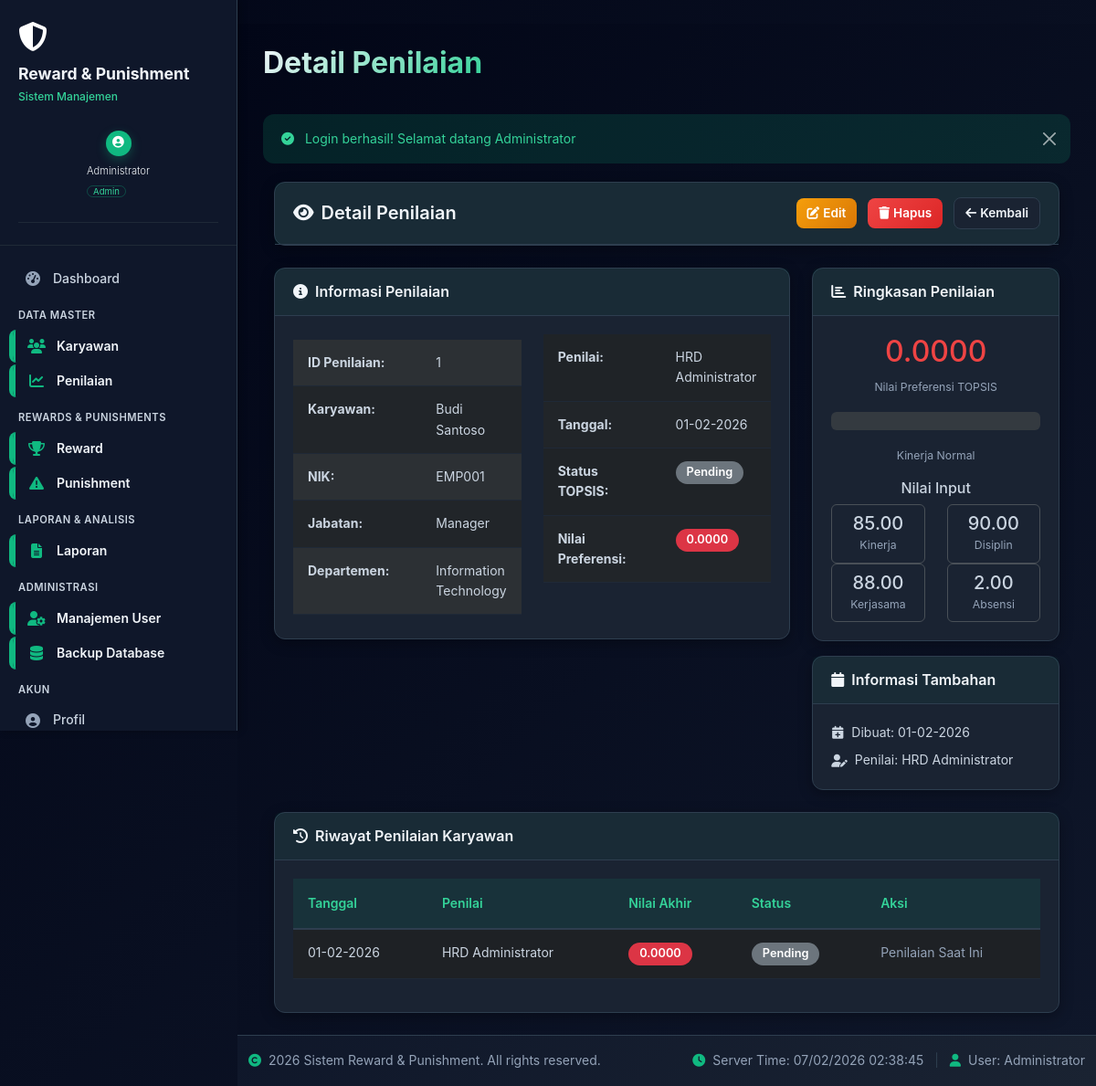
Page /penilaian/view.php?id=1 (signed in) on the committed database.
### tables this page shows
CREATE TABLE `penilaian` (
  `id` int(11) NOT NULL,
  `karyawan_id` int(11) NOT NULL,
  `penilai_id` int(11) NOT NULL,
  `tanggal_penilaian` date NOT NULL,
  `kinerja` decimal(5,2) NOT NULL CHECK (`kinerja` >= 0 and `kinerja` <= 100),
  `kedisiplinan` decimal(5,2) NOT NULL CHECK (`kedisiplinan` >= 0 and `kedisiplinan` <= 100),
  `kerjasama` decimal(5,2) NOT NULL CHECK (`kerjasama` >= 0 and `kerjasama` <= 100),
  `absensi` decimal(5,2) NOT NULL CHECK (`absensi` >= 0 and `absensi` <= 30),
  `catatan` text DEFAULT NULL,
  `created_at` timestamp NOT NULL DEFAULT current_timestamp(),
  `topsis_status` varchar(20) DEFAULT 'pending' COMMENT 'Status perhitungan TOPSIS: pending, calculating, calculated',
  `topsis_d_plus` decimal(10,6) DEFAULT NULL COMMENT 'Jarak ke solusi ideal positif',
  `topsis_d_minus` decimal(10,6) DEFAULT NULL COMMENT 'Jarak ke solusi ideal negatif',
  `topsis_preference` decimal(10,6) DEFAULT NULL COMMENT 'Nilai preferensi TOPSIS (0-1)',
  `topsis_category` varchar(20) DEFAULT NULL COMMENT 'Kategori hasil: reward, normal, punishment',
  `topsis_level` varchar(50) DEFAULT NULL COMMENT 'Level detail: sangat_baik, baik, cukup, ringan, sedang, berat',
  `calculated_at` timestamp NULL DEFAULT NULL COMMENT 'Waktu perhitungan TOPSIS selesai'
);

CREATE TABLE `karyawan` (
  `id` int(11) NOT NULL,
  `nik` varchar(20) NOT NULL,
  `nama` varchar(100) NOT NULL,
  `jenis_kelamin` enum('L','P') NOT NULL,
  `tempat_lahir` varchar(50) DEFAULT NULL,
  `tanggal_lahir` date DEFAULT NULL,
  `alamat` text DEFAULT NULL,
  `email` varchar(100) DEFAULT NULL,
  `telepon` varchar(20) DEFAULT NULL,
  `departemen_id` int(11) DEFAULT NULL,
  `jabatan_id` int(11) DEFAULT NULL,
  `tanggal_masuk` date DEFAULT NULL,
  `status` enum('aktif','non-aktif') DEFAULT 'aktif',
  `foto` varchar(255) DEFAULT NULL,
  `created_at` timestamp NOT NULL DEFAULT current_timestamp(),
  `updated_at` timestamp NOT NULL DEFAULT current_timestamp() ON UPDATE current_timestamp()
);

CREATE TABLE `jabatan` (
  `id` int(11) NOT NULL,
  `kode` varchar(10) NOT NULL,
  `nama` varchar(100) NOT NULL,
  `level` int(11) DEFAULT 1,
  `created_at` timestamp NOT NULL DEFAULT current_timestamp()
);

CREATE TABLE `departemen` (
  `id` int(11) NOT NULL,
  `kode` varchar(10) NOT NULL,
  `nama` varchar(100) NOT NULL,
  `deskripsi` text DEFAULT NULL,
  `created_at` timestamp NOT NULL DEFAULT current_timestamp()
);

CREATE TABLE `users` (
  `id` int(11) NOT NULL,
  `username` varchar(50) NOT NULL,
  `password` varchar(255) NOT NULL,
  `nama` varchar(100) NOT NULL,
  `email` varchar(100) DEFAULT NULL,
  `role` enum('hrd_admin','direktur','admin','manager','user') DEFAULT 'user',
  `permissions` text DEFAULT NULL,
  `foto` varchar(255) DEFAULT NULL,
  `last_login` datetime DEFAULT NULL,
  `created_at` timestamp NOT NULL DEFAULT current_timestamp(),
  `updated_at` timestamp NOT NULL DEFAULT current_timestamp() ON UPDATE current_timestamp()
);

### penilaian/view.php (the view, shortened to what the rows shown need)
<?php
require_once '../includes/functions.php';
$id = intval($_GET['id']);
$penilaian = getSingleRow("SELECT p.*, k.nama as karyawan_nama, k.nik, j.nama as jabatan, d.nama as departemen,
                                  u.nama as penilai_nama
                           FROM penilaian p
                           LEFT JOIN karyawan k ON p.karyawan_id = k.id
                           LEFT JOIN jabatan j ON k.jabatan_id = j.id
                           LEFT JOIN departemen d ON k.departemen_id = d.id
                           LEFT JOIN users u ON p.penilai_id = u.id
                           WHERE p.id = ?", [$id]);
?>
<?php include '../includes/header.php'; ?>
<div class="container-fluid">
    <div class="row">
        <div class="col-lg-8">
            <div class="card">
                <div class="card-body">
                    <div class="row">
                        <div class="col-md-6">
                            <table class="table table-borderless">
                                <tr>
                                    <td width="140"><strong>ID Penilaian:</strong></td>
                                    <td><?php echo $penilaian['id']; ?></td>
                                </tr>
                                <tr>
                                    <td><strong>Karyawan:</strong></td>
                                    <td><?php echo htmlspecialchars($penilaian['karyawan_nama']); ?></td>
                                </tr>
                                <tr>
                                    <td><strong>NIK:</strong></td>
                                    <td><?php echo htmlspecialchars($penilaian['nik']); ?></td>
                                </tr>
                                <tr>
                                    <td><strong>Jabatan:</strong></td>
                                    <td><?php echo htmlspecialchars($penilaian['jabatan']); ?></td>
                                </tr>
                                <tr>
                                    <td><strong>Departemen:</strong></td>
                                    <td><?php echo htmlspecialchars($penilaian['departemen']); ?></td>
                                </tr>
                            </table>
                        </div>
                        <div class="col-md-6">
                            <table class="table table-borderless">
                                <tr>
                                    <td width="140"><strong>Penilai:</strong></td>
                                    <td><?php echo htmlspecialchars($penilaian['penilai_nama']); ?></td>
                                </tr>
                                <tr>
                                    <td><strong>Tanggal:</strong></td>
                                    <td><?php echo formatDate($penilaian['tanggal_penilaian']); ?></td>
                                </tr>
                                <tr>
                                    <td>
                                        <span class="badge bg-<?php
                                            echo $penilaian['topsis_status'] == 'calculated' ? 'success' :
                                                 ($penilaian['topsis_status'] == 'calculating' ? 'warning' : 'secondary');
                                        ?>">
                                            <?php echo ucfirst($penilaian['topsis_status'] ?? 'pending'); ?>
                                        </span>
                                    </td>
                                </tr>
                                <tr>
                                    <td>
                                        <span class="badge bg-<?php
                                            echo ($penilaian['topsis_preference'] ?? 0) >= 0.7 ? 'success' :
                                                 (($penilaian['topsis_preference'] ?? 0) >= 0.3 ? 'warning' : 'danger');
                                        ?> fs-6">
                                            <?php echo number_format($penilaian['topsis_preference'] ?? 0, 4); ?>
                                        </span>
                                    </td>
                                </tr>
                            </table>
                        </div>
                    </div>
                </div>
            </div>
        </div>
        <div class="col-lg-4">
            <div class="card">
                <div class="card-body">
                    <div class="text-center mb-3">
                        <div class="h2 text-<?php
                            $pref = $penilaian['topsis_preference'] ?? 0;
                            echo $pref >= 0.7 ? 'success' :
                                 ($pref >= 0.3 ? 'warning' : 'danger');
                        ?>">
                            <?php echo number_format($pref, 4); ?>
                        </div>
                        <small class="text-muted">Nilai Preferensi TOPSIS</small>
                    </div>
                    <div class="mt-3">
                        <div class="row text-center">
                            <div class="col-6">
                                <div class="border rounded p-2">
                                    <div class="h5 mb-0"><?php echo $penilaian['kinerja']; ?></div>
                                    <small class="text-muted">Kinerja</small>
                                </div>
                            </div>
                            <div class="col-6">
                                <div class="border rounded p-2">
                                    <div class="h5 mb-0"><?php echo $penilaian['kedisiplinan']; ?></div>
                                    <small class="text-muted">Disiplin</small>
                                </div>
                            </div>
                            <div class="col-6">
                                <div class="border rounded p-2">
                                    <div class="h5 mb-0"><?php echo $penilaian['kerjasama']; ?></div>
                                    <small class="text-muted">Kerjasama</small>
                                </div>
                            </div>
                            <div class="col-6">
                                <div class="border rounded p-2">
                                    <div class="h5 mb-0"><?php echo $penilaian['absensi']; ?></div>
                                    <small class="text-muted">Absensi</small>
                                </div>
                            </div>
                        </div>
                    </div>
                </div>
            </div>
            <div class="card mt-3">
                <div class="card-body">
                    <div class="d-flex align-items-center mb-2">
                        <i class="fas fa-calendar-plus me-2"></i>
                        <span>Dibuat: <?php echo formatDate($penilaian['created_at']); ?></span>
                    </div>
                    <div class="d-flex align-items-center">
                        <i class="fas fa-user-edit me-2"></i>
                        <span>Penilai: <?php echo htmlspecialchars($penilaian['penilai_nama']); ?></span>
                    </div>
                </div>
            </div>
        </div>
    </div>
    <div class="row mt-4">
        <div class="col-12">
            <div class="card">
                <div class="card-body">
                    <div class="table-responsive">
                        <table class="table table-hover">
                            <thead>
                                <tr>
                                    <th>Tanggal</th>
                                    <th>Penilai</th>
                                    <th>Nilai Akhir</th>
                                    <th>Status</th>
                                    <th>Aksi</th>
                                </tr>
                            </thead>
                            <tbody>
                                <?php
                                $riwayat = getMultipleRows("SELECT p.*, u.nama as penilai_nama
                                                           FROM penilaian p
                                                           LEFT JOIN users u ON p.penilai_id = u.id
                                                           WHERE p.karyawan_id = ?
                                                           ORDER BY p.tanggal_penilaian DESC
                                                           LIMIT 10", [$penilaian['karyawan_id']]);
                                if (!empty($riwayat)):
                                    foreach ($riwayat as $item):
                                ?>
                                    <tr class="<?php echo $item['id'] == $id ? 'table-active' : ''; ?>">
                                        <td><?php echo formatDate($item['tanggal_penilaian']); ?></td>
                                        <td><?php echo htmlspecialchars($item['penilai_nama']); ?></td>
                                        <td>
                                            <span class="badge bg-<?php
                                                $pref = $item['topsis_preference'] ?? 0;
                                                echo $pref >= 0.7 ? 'success' :
                                                     ($pref >= 0.3 ? 'warning' : 'danger');
                                            ?>">
                                                <?php echo number_format($pref, 4); ?>
                                            </span>
                                        </td>
                                        <td>
                                            <span class="badge bg-<?php
                                                echo $item['topsis_status'] == 'calculated' ? 'success' :
                                                     ($item['topsis_status'] == 'calculating' ? 'warning' : 'secondary');
                                            ?>">
                                                <?php echo ucfirst($item['topsis_status'] ?? 'pending'); ?>
                                            </span>
                                        </td>
                                        <td>
                                            <?php if ($item['id'] != $id): ?>
                                                <a href="view.php?id=<?php echo $item['id']; ?>" class="btn btn-sm btn-outline-primary">
                                                    <i class="fas fa-eye"></i> Lihat
                                                </a>
                                            <?php else: ?>
                                                <span class="text-muted">Penilaian Saat Ini</span>
                                            <?php endif; ?>
                                        </td>
                                    </tr>
                                <?php
                                    endforeach;
                                else:
                                ?>
                                    <tr>
                                        <td colspan="5" class="text-center text-muted">Tidak ada riwayat penilaian</td>
                                    </tr>
                                <?php endif; ?>
                            </tbody>
                        </table>
                    </div>
                </div>
            </div>
        </div>
    </div>
</div>
<?php include '../includes/footer.php'; ?>

### rows in the picture
penilaian: id "1", karyawan.nama "Budi Santoso", karyawan.nik "EMP001", jabatan.nama "Manager", departemen.nama "Information Technology", penilai.nama "HRD Administrator", tanggal_penilaian "01-02-2026", topsis_status "Pending", topsis_preference "0.0000", kinerja "85.00", kedisiplinan "90.00", kerjasama "88.00", absensi "2.00", created_at "01-02-2026", shows "Penilaian Saat Ini"

### other values in the picture
$current_user['nama'] "Administrator"
$item['label'] "Dashboard"
$item['section'] "DATA MASTER"
$item['label'] "Karyawan"
$item['label'] "Penilaian"
$item['section'] "REWARDS & PUNISHMENTS"
$item['label'] "Reward"
$item['label'] "Punishment"
$item['section'] "LAPORAN & ANALISIS"
$item['label'] "Laporan"
$item['section'] "ADMINISTRASI"
$item['label'] "Manajemen User"
$item['label'] "Backup Database"
$item['section'] "AKUN"
$item['label'] "Profil"
